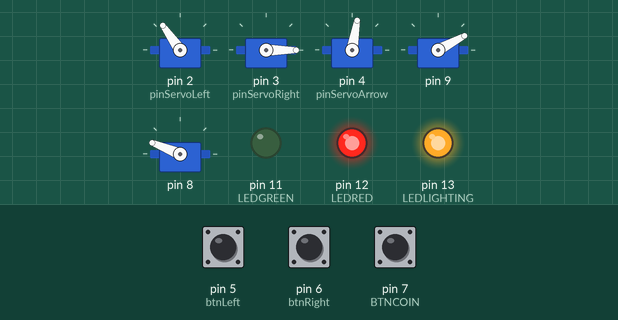
Simulated run of this program. Board: Arduino Nano, built with avr-gcc and run on an emulated ATmega328P. On the bench: 5 × servo, output pins drawn as LEDs (lit = HIGH). The inputs (shaded band) are chosen by the test bench; at power-on: pin 7 (BTNCOIN) HIGH, pin 5 (btnLeft) HIGH, pin 6 (btnRight) HIGH.

Above: at 1.2 s.
1.3 s: pin 7 (BTNCOIN) pulled LOW for 1 s
At 3.2 s:
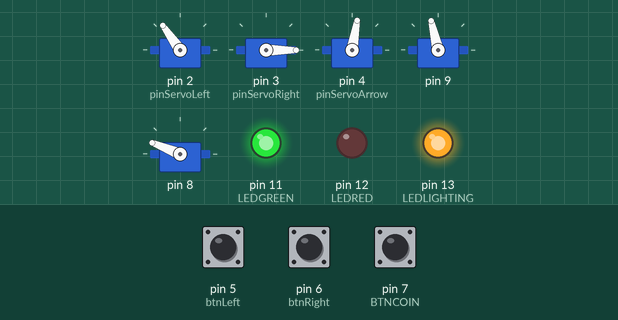
3.9 s: pin 5 (btnLeft) pulled LOW for 0.15 s
At 4.54 s:
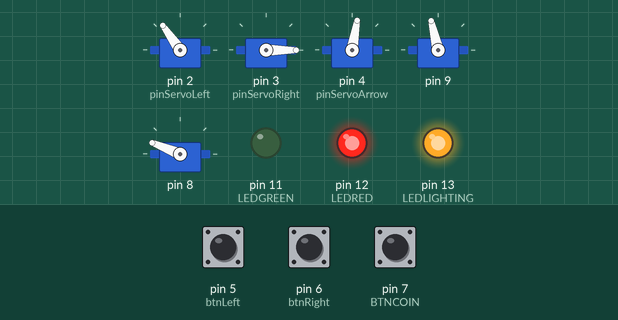
6.9 s: pin 7 (BTNCOIN) pulled LOW for 3.2 s
At 11.0 s:
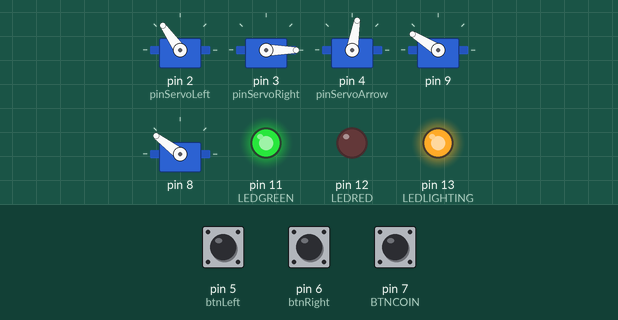
11.6 s: pin 6 (btnRight) pulled LOW for 0.15 s
At 12.25 s:
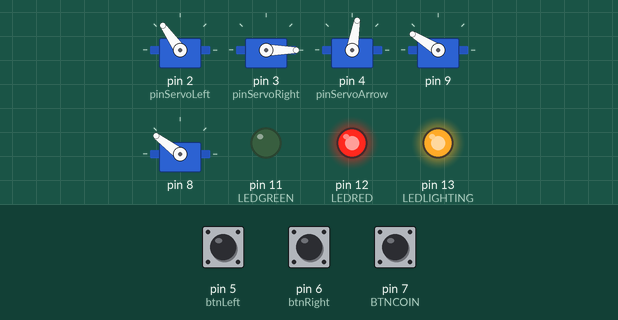
14.6 s: pin 5 (btnLeft) pulled LOW for 0.15 s
17.6 s: pin 7 (BTNCOIN) pulled LOW for 1 s
At 19.7 s:
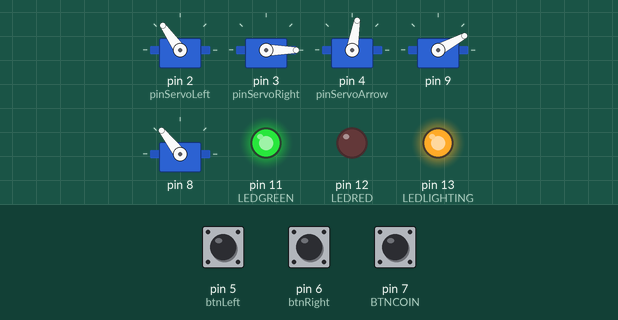
Timing chart, 0 to 21.1 s (numbered marks = the images above; inputs shaded):
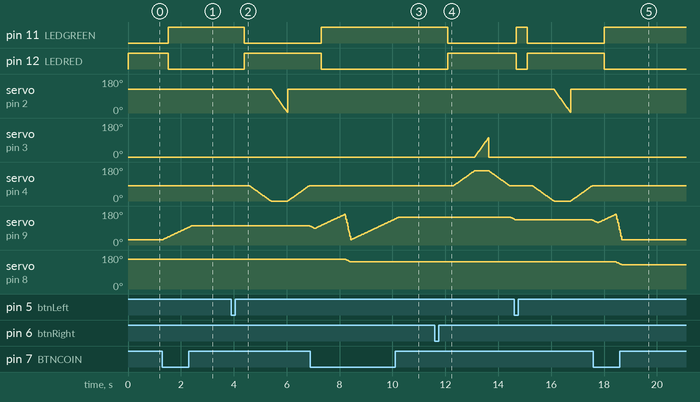

The program:

main.cpp
```cpp
#include <main.h>

// Move the servo
void moveServo(Servo &servo, uint8_t start, uint8_t end, int ticks){
  // Caluclate the direction
  uint8_t step = start < end ? 1 : -1;
  uint8_t pos = start;

  while (pos != end)
  {
    pos += step;
    servo.write(pos);
    delay(ticks);
  }
}

// Move right servo
void moveServoRight() {
  moveServo(servoRight, 0, maxPosRight, moveDelayRight);
  // Move back fast
  servoRight.write(0);
}

// Move servo left
void moveServoLeft() {
  moveServo(servoLeft, minPosLeft, 0, moveDelayLeft);
  // Move back fast
  servoLeft.write(minPosLeft);
}

// blink LEDs
void blinkLEDs(){
  for (uint8_t i = 0; i < BLINKCOUNT; i++){
    digitalWrite(LEDGREEN, HIGH);
    digitalWrite(LEDRED, LOW);
    delay(200);
    digitalWrite(LEDGREEN, LOW);
    digitalWrite(LEDRED, HIGH);
    delay(200);
  }
}

// Check if user has credit
bool hasCredit() {
  return creditCount > 0;
}

// Increment the credit count
void incCredit() {
  creditCount++;
}

// Set LED state regarding the credit count
void setLEDState(){
  digitalWrite(LEDGREEN, hasCredit() ? HIGH : LOW);
  digitalWrite(LEDRED, hasCredit() ? LOW : HIGH);
}

// Flash red LED as many credit is left
void showCreditCount(){
  servoCounter.Set(creditCount);
}

// Decrement credit count
void decCredit() {
  creditCount = hasCredit() ? creditCount - 1 : 0;
}

// Deilver the left column
void deliverLeftColumn(){
  delay(100);
  blinkLEDs();
  moveServo(servoArrow, maxPosArrow / 2, 0, moveDelayArrow);
  moveServoLeft();
  moveServo(servoArrow, 0, maxPosArrow / 2, moveDelayArrow);
  decCredit();
  showCreditCount();
}

// Deilver the right column
void deliverRightColumn(){
  delay(100);
  blinkLEDs();
  moveServo(servoArrow, maxPosArrow / 2, maxPosArrow, moveDelayArrow);
  moveServoRight();
  moveServo(servoArrow, maxPosArrow, maxPosArrow / 2, moveDelayArrow);
  decCredit();
  showCreditCount();
}

// Move each servo in base position
void moveServosToBasePos(){
  servoLeft.write(minPosLeft);
  servoRight.write(0);
  servoArrow.write(maxPosArrow / 2);
}

// Coin was inserted
void coinWasInserted(){
  incCredit();
  showCreditCount();
}

// Left button was pushed
void btnLeftClick(){
  if (hasCredit()) {
    deliverLeftColumn();
    return;
  }

  if (secretRightCnt == secretRight && secretLeftCnt == secretLeft){
    for (int i = 0; i < secretCredit; i++)
    {
      incCredit();
    }
    showCreditCount();
    if (allowMultipleTimes-- == 0) {
      secretCredit = 0;
    }
  }

  if (secretRightCnt > 0 || ++secretLeftCnt > secretLeft){
    secretLeftCnt = secretRightCnt = 0;
  }
}

// Right button was pushed
void btnRightClick() {
  if (hasCredit()) {
    deliverRightColumn();
    return;
  }

  if (secretLeftCnt < secretLeft || ++secretRightCnt > secretRight){
    secretLeftCnt = secretRightCnt = 0;
  }
}

// Inititialise the candi machine
void setup() {
  servoLeft.attach(pinServoLeft);
  servoRight.attach(pinServoRight);
  servoArrow.attach(pinServoArrow);
  pinMode(BTNCOIN, INPUT_PULLUP);
  pinMode(LEDGREEN, OUTPUT);
  pinMode(LEDRED, OUTPUT);
  pinMode(LEDLIGHTING, OUTPUT);
  digitalWrite(LEDLIGHTING, HIGH);

  // attach buttons
  btnLeft.attachClick(btnLeftClick);
  btnRight.attachClick(btnRightClick);

  servoCounter.Init();
}

// The main loop
void loop() {
  moveServosToBasePos();
  setLEDState();

  // Check wether one button was pushed
  btnLeft.tick();
  btnRight.tick();

  // Check Button Coin
  if (digitalRead(BTNCOIN) == LOW){
    coinWasInserted();
  }
}
```

main.h
```cpp
#ifndef main_h
#define main_h

#include <Arduino.h>
#include <Servo.h>
#include <OneButton.h>
#include <ServoCounter.h>

// Servo declaration
Servo servoRight;
Servo servoLeft;
Servo servoArrow;
uint8_t pinServoLeft = 2;
uint8_t pinServoRight = 3;
uint8_t pinServoArrow = 4;

ServoCounter servoCounter(8,9);

// Buttons
const uint8_t BTNCOIN = 7;
OneButton btnLeft(5, true);
OneButton btnRight(6, true);

// LEDs
const uint8_t LEDGREEN = 11;
const uint8_t LEDRED = 12;
const uint8_t LEDLIGHTING = 13;
const uint8_t BLINKCOUNT = 1;

// Positioning
uint8_t maxPosRight = 105;
uint8_t minPosLeft = 125;
uint8_t maxPosArrow = 160;
int moveDelayLeft = 5;
int moveDelayRight = 5;
int moveDelayArrow = 10;
int creditCountFlashDelay = 250;

// Credit
uint8_t creditCount = 0;
uint8_t secretCredit = 5;
uint8_t allowMultipleTimes = 3;
uint8_t secretLeftCnt = 0;
uint8_t secretRightCnt = 0;
uint8_t secretLeft = 3;
uint8_t secretRight = 3;

void moveServo(Servo &servo, uint8_t start, uint8_t end, int ticks);
// Move right servo
void moveServoRight();
// Move servo left
void moveServoLeft();
// blink LEDs
void blinkLEDs();
// Check if user has credit
bool hasCredit();
// Increment the credit count
void incCredit();
// Set LED state regarding the credit count
void setLEDState();
// Flash red LED as many credit is left
void showCreditCount();
// Decrement credit count
void decCredit();
// Deilver the left column
void deliverLeftColumn();
// Deilver the right column
void deliverRightColumn();
// Move each servo in base position
void moveServosToBasePos();
// Coin was inserted
void coinWasInserted();
// Left button was pushed
void btnLeftClick();
// Right button was pushed
void btnRightClick();
// Inititialise the candi machine
void setup();
// The main loop
void loop();

#endif
```

Measured:
- after the input at 1.3 s, pin 11 (LEDGREEN): LOW → HIGH after 0.23 s; pin 12 (LEDRED): HIGH → LOW after 0.23 s; servo on pin 9: moves from 28° to 103° over 1.1 s, starting at once
- after the input at 3.9 s, pin 11 (LEDGREEN): HIGH → LOW after 0.50 s; pin 12 (LEDRED): LOW → HIGH after 0.50 s; servo on pin 9: 103° → 100° after 2.9 s
- after the input at 6.9 s, servo on pin 8: moves from 158° to 143° over 0.21 s, starting after 1.3 s
- after the input at 11.6 s, pin 11 (LEDGREEN): HIGH → LOW after 0.50 s; pin 12 (LEDRED): LOW → HIGH after 0.50 s; servo on pin 3 (pinServoRight): rises from 0° to 102° in 0.51 s, then falls to 0° in 0.02 s; servo on pin 4 (pinServoArrow): rises from 80° to 160° in 0.81 s, then falls to 80° in 1.3 s; servo on pin 9: 148° → 137° after 2.8 s
- after the input at 17.6 s, servo on pin 8: 143° → 128° after 0.86 s
